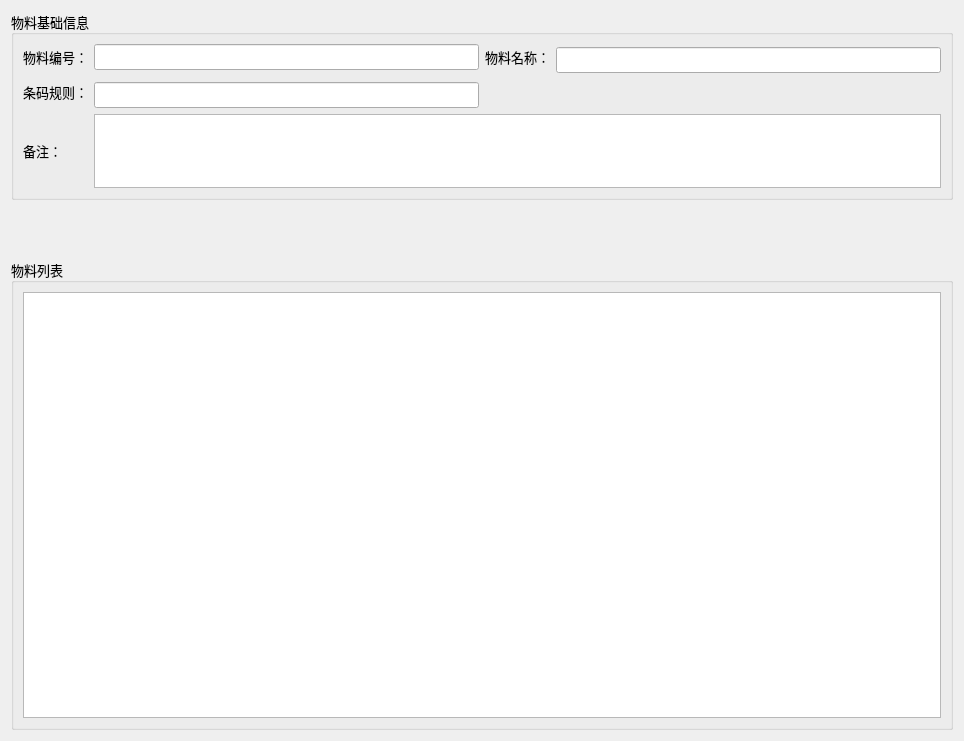
<?xml version="1.0" encoding="UTF-8"?>
<ui version="4.0">
 <class>WidgetBaseMaterial</class>
 <widget class="QWidget" name="WidgetBaseMaterial">
  <property name="geometry">
   <rect>
    <x>0</x>
    <y>0</y>
    <width>964</width>
    <height>741</height>
   </rect>
  </property>
  <property name="font">
   <font>
    <family>微软雅黑</family>
    <pointsize>10</pointsize>
   </font>
  </property>
  <property name="windowTitle">
   <string>Form</string>
  </property>
  <layout class="QVBoxLayout" name="verticalLayout_2" stretch="4,1,10">
   <item>
    <widget class="QGroupBox" name="groupBoxMessage">
     <property name="title">
      <string>物料基础信息</string>
     </property>
     <layout class="QGridLayout" name="gridLayout">
      <item row="1" column="0" rowspan="2">
       <widget class="QLabel" name="labelMaterialBarcode">
        <property name="text">
         <string>条码规则：</string>
        </property>
       </widget>
      </item>
      <item row="3" column="0">
       <widget class="QLabel" name="labelDescription">
        <property name="text">
         <string>备注：</string>
        </property>
       </widget>
      </item>
      <item row="2" column="1">
       <widget class="QLineEdit" name="editMaterialBarcode"/>
      </item>
      <item row="0" column="0">
       <widget class="QLabel" name="labelMaterialID">
        <property name="text">
         <string>物料编号：</string>
        </property>
       </widget>
      </item>
      <item row="0" column="2">
       <widget class="QLabel" name="labelMaterialName">
        <property name="text">
         <string>物料名称：</string>
        </property>
       </widget>
      </item>
      <item row="0" column="1">
       <widget class="QLineEdit" name="editMaterialID"/>
      </item>
      <item row="3" column="1" colspan="3">
       <widget class="QTextEdit" name="editDescription"/>
      </item>
      <item row="0" column="3" rowspan="2">
       <widget class="QLineEdit" name="editMaterialName"/>
      </item>
     </layout>
    </widget>
   </item>
   <item>
    <widget class="ButtonGroup" name="buttonGroup" native="true"/>
   </item>
   <item>
    <widget class="QGroupBox" name="groupBox">
     <property name="title">
      <string>物料列表</string>
     </property>
     <layout class="QVBoxLayout" name="verticalLayout">
      <item>
       <widget class="QTableView" name="tableView"/>
      </item>
     </layout>
    </widget>
   </item>
  </layout>
 </widget>
 <customwidgets>
  <customwidget>
   <class>ButtonGroup</class>
   <extends>QWidget</extends>
   <header>ButtonGroup.h</header>
   <container>1</container>
  </customwidget>
 </customwidgets>
 <resources/>
 <connections/>
</ui>
